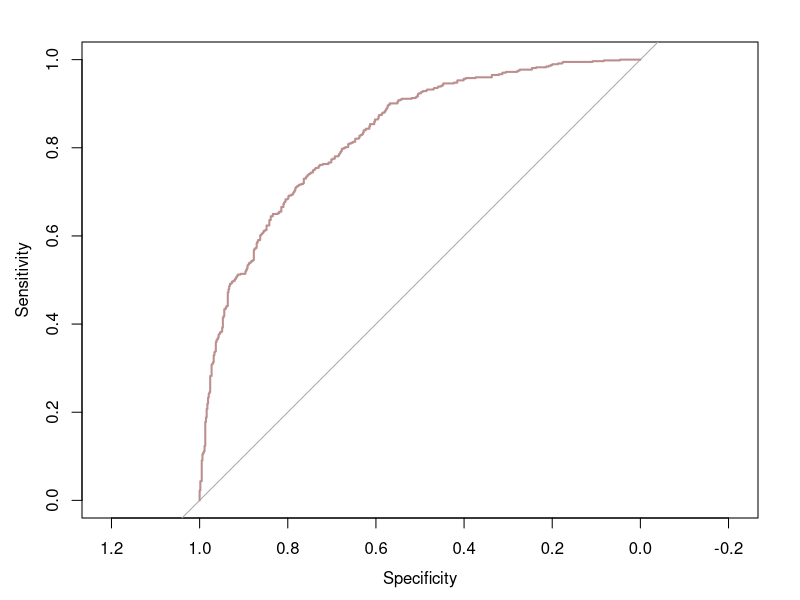
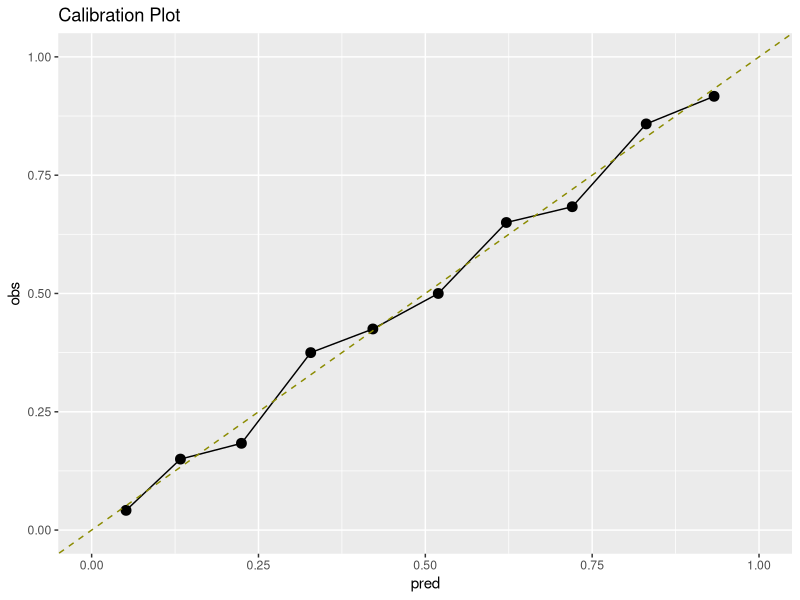
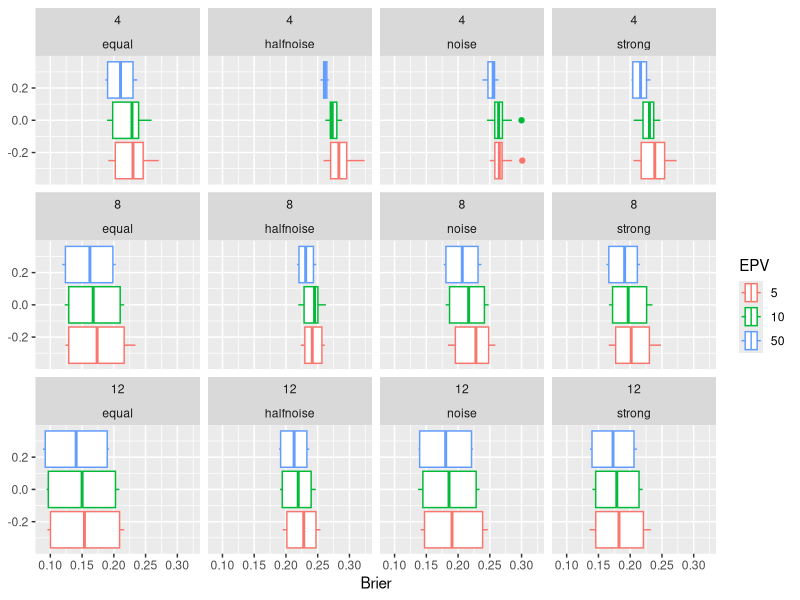

The R script that drew these images, in order: (Note: a time limit stopped this script after it produced the figures.)
## ---- chunk 1
#| echo: false
library(MASS)
library(pROC)
library(dplyr)
library(glmnet)
library(tibble)
library(ggplot2)
## ---- chunk 2
#| echo: false
# Data Simulation Function

data_simulation_function <- function(N, P, rho, beta_pattern) {
  Sigma <- matrix(rho, P, P)
  diag(Sigma) = 1
  
  X <- mvrnorm(n = N, mu = rep(0, P), Sigma = Sigma)
  
  # Set coefficients
  if (beta_pattern == "equal") {
    beta <- rep(0.5, P)
  } else if (beta_pattern == "strong") {
    beta <- c(1, rep(0.2, P-1))
  } else if (beta_pattern == "noise") {
    beta <- c(0, rep(0.3, P-1))
  } else if (beta_pattern == "halfnoise") {
    beta <- c(rep(0, P/2), rep(0.3, P/2))
  } else stop("Unknown beta pattern")
  
  eta <- X %*% beta
  p <- 1 / (1 + exp(-eta))
  
  y <- rbinom(N, 1, p)
  
  data.frame(y = y, X)
}
## ---- chunk 3
#| echo: false
# Model Fitting

model_fitting_function <- function(train_data) {
  glm(y ~ ., data = train_data, family = binomial)
}

## ---- chunk 4
#| echo: false
# Model Assessment function
model_assessment_function <- function(model, test_data) {
  probs <- predict(model, newdata = test_data, type = "response")
  
  auc_val <- auc(test_data$y, probs)
  brier <- mean((test_data$y - probs)^2)
  
  tibble(
    AUC = as.numeric(auc_val),
    Brier = brier
  )
}
## ---- chunk 5
#| echo: false
set.seed(400)
# Simulation loop

EPV_vals <- c(5, 10, 50)
event_frac <- 0.5    

P_vals <- c(4, 8, 12)
rho_vals <- c(0, 0.5)
beta_patterns <- c("equal", "strong", "noise", "halfnoise")

B <- 10  

results_list <- list()
iter <- 1

for (EPV in EPV_vals) {
  for (P in P_vals) {
    for (rho in rho_vals) {
      for (bp in beta_patterns) {
        for (b in 1:B) {
          
          # Determine sample sizes 
          N  <- ceiling((EPV * P) / event_frac)
          N_star <- ceiling(5000 / event_frac)   
          
          # Training data 
          train_data <- data_simulation_function(N, P, rho, bp)
          
          # Test data
          test_data  <- data_simulation_function(N_star, P, rho, bp)
          
          # fit model
          fit_model <- model_fitting_function(train_data)
          
          # evaluate model
          metrics <- model_assessment_function(fit_model, test_data)
          
          metrics$model <- "MLE"  
          
          # metadata
          metrics <- metrics %>%
            mutate(
              model = "MLE",
              EPV = EPV,
              P = P,
              rho = rho,
              beta_pattern = bp,
              sim = b
            )
          
          # results
          results_list[[iter]] <- metrics
          iter <- iter + 1
        }
      }
    }
  }
}
results_df <- dplyr::bind_rows(results_list); results_df
## ---- chunk 6
#| echo: false
roc_obj <- roc(train_data$y, predict(fit_model, type="response"))
plot(roc_obj, col="rosybrown", lwd=2)
## ---- chunk 7
library(ggplot2)

cal_df <- train_data %>%
  mutate(prob = predict(fit_model, type="response"),
         decile = ntile(prob, 10)) %>%
  group_by(decile) %>%
  summarize(obs = mean(y), pred = mean(prob))

ggplot(cal_df, aes(pred, obs)) +
  geom_point(size = 3) +
  geom_line() +
  geom_abline(slope = 1, intercept = 0, color = "yellow4", lty = 2) +
  ylim(0,1) + xlim(0,1) +
  ggtitle("Calibration Plot")
## ---- chunk 8
library(ggplot2)
library(tidyverse)
rf_extra <- read.csv("simulations_rmse_mae/random_forest_simulation_extra_values.csv")

rf_extra <- rf_extra |>
  mutate(P = factor(P),
         EPV = factor(EPV),
         beta_pattern = factor(beta_pattern))
ggplot(rf_extra) + geom_boxplot(aes(x = Brier, color = EPV)) + facet_wrap(P ~ beta_pattern)
## ---- chunk 9

## ---- chunk 10
#| echo: false
library(MASS)
library(pROC)
library(dplyr)
library(glmnet)
library(tibble)
library(ggplot2)
## ---- chunk 11
#| echo: false
simulate_logit <- function(N, P, rho, beta_pattern) {
  Sigma <- matrix(rho, P, P)
  diag(Sigma) <- 1
  
  X <- mvrnorm(n = N, mu = rep(0, P), Sigma = Sigma)
  
  if (beta_pattern == "equal") {
    beta <- rep(0.5, P)
  } else if (beta_pattern == "strong") {
    beta <- c(1.0, rep(0.2, P-1))
  } else if (beta_pattern == "noise") {
    beta <- c(0, rep(0.3, P-1))
  } else if (beta_pattern == "halfnoise") {
    beta <- c(rep(0, P/2), rep(0.3, P/2))
  } else {
    stop("Unknown beta pattern")
  }
  
  eta <- X %*% beta
  pi  <- 1/(1 + exp(-eta))
  y <- rbinom(N, 1, pi)
  
  data.frame(y = y, X)
}
## ---- chunk 12
#| echo: false
fit_logistic_mle <- function(dat) {
  glm(y ~ ., data = dat, family = binomial)
}

evaluate_mle_model <- function(fit, dat) {
  probs <- predict(fit, type = "response")
  auc_val <- auc(dat$y, probs)
  brier <- mean((dat$y - probs)^2)
  
  tibble(AUC = as.numeric(auc_val), Brier = brier, lambda = NA)
}
## ---- chunk 13
#| echo: false
fit_logistic_ridge <- function(dat) {
  X <- as.matrix(dat[, -1])
  y <- dat$y
  
  cv.glmnet(x = X, y = y, alpha = 0, family = "binomial")
}

evaluate_ridge_model <- function(cvfit, dat) {
  X <- as.matrix(dat[, -1])
  y <- dat$y
  
  probs <- predict(cvfit, newx = X, type = "response", s = "lambda.min")
  
  auc_val <- auc(y, probs)
  brier <- mean((y - probs)^2)
  
  tibble(
    AUC = as.numeric(auc_val),
    Brier = brier,
    lambda = cvfit$lambda.min
  )
}
## ---- chunk 14
#| echo: false
set.seed(400)

EPV_vals <- c(5, 10, 50)
event_frac <- 0.5    # FIXED

P_vals <- c(4, 8, 12)
rho_vals <- c(0, 0.5)
beta_patterns <- c("equal", "strong", "noise", "halfnoise")

B <- 10  # number of Monte Carlo repetitions

all_results <- list()
iter <- 1

for (EPV in EPV_vals) {
  for (P in P_vals) {
    for (rho in rho_vals) {
      for (bp in beta_patterns) {
        for (b in 1:B) {
          
          # Determine total sample size
          N <- ceiling((EPV * P) / event_frac)
          
          # Simulate dataset
          dat <- simulate_logit(N, P, rho, bp)
          
          ### MLE ###
          fit_mle <- fit_logistic_mle(dat)
          eval_mle <- evaluate_mle_model(fit_mle, dat)
          eval_mle$model <- "MLE"
          
          ### Ridge ###
          fit_ridge <- fit_logistic_ridge(dat)
          eval_ridge <- evaluate_ridge_model(fit_ridge, dat)
          eval_ridge$model <- "Ridge"
          
          ### Store combined ###
          combined <- bind_rows(eval_mle, eval_ridge) %>%
            mutate(
              EPV = EPV,
              P = P,
              rho = rho,
              beta_pattern = bp,
              sim = b
            )
          
          all_results[[iter]] <- combined
          iter <- iter + 1
        }
      }
    }
  }
}

results_df <- bind_rows(all_results)
## ---- chunk 15
#| echo: false
summary_df <- results_df %>%
  group_by(model, EPV, P, rho, beta_pattern) %>%
  summarise(
    mean_AUC = mean(AUC),
    sd_AUC = sd(AUC),
    mean_Brier = mean(Brier),
    sd_Brier = sd(Brier),
    mean_lambda = mean(lambda, na.rm = TRUE),
    .groups = "drop"
  )

knitr::kable(summary_df, digits = 3)
## ---- chunk 16
library(knitr)
include_graphics("images/fig2_boxplots_article.jpg")
## ---- chunk 17
ridge_extra <- read.csv("simulations_rmse_mae/ridge_simulation_extra_values.csv")
mle_extra <- read.csv("simulations_rmse_mae/mle_simulation_extra_values.csv")
rf_extra <- read.csv("simulations_rmse_mae/random_forest_simulation_extra_values.csv")
rf_extra$model <- "Random Forest"
mle_extra$model <- "ML"

combined_metrics <- rbind(ridge_extra, mle_extra)
combined_metrics <- rbind(combined_metrics, rf_extra)

fig2 <- combined_metrics |> pivot_longer(cols = c(rMPSE, MAPE, Brier), 
                                         names_to = "measure",
                                         values_to = "value") |>
  mutate(measure = factor(measure, level = c("rMPSE", "MAPE", "Brier")),
         model = factor(model, level = c("Ridge", "ML", "Random Forest")))

ggplot(fig2) + 
  geom_boxplot(aes(x = model, y = value)) + 
  facet_wrap(measure ~ EPV, scale = "free") +
  theme(axis.text.x = element_text(angle = 45, hjust = 1)) +
  labs(x = "", y = "", caption = "predictor selection strategies perform worse")
## ---- chunk 18
include_graphics("images/fig3_heatmap_article.jpg")
## ---- chunk 19
fig3 <- combined_metrics  |>
  mutate(model = factor(model, level = c("Ridge", "ML", "Random Forest")),
         P = factor(P),
        "Predictor effects" = factor(beta_pattern, level = c("equal", "strong","noise", "halfnoise")),
        "Dist. Predictors" = factor(rho))|> 
  pivot_longer(cols = c(P, "Predictor effects", "Dist. Predictors"), 
                             names_to = "parameter",
                            values_to = "stage") #|>
  #mutate(parameter = factor(measure, level = c("P", "Dist. Predictors", "Predictor effects")))
ggplot(fig3) + 
  geom_tile(aes(x = stage, y = model, fill = rMPSE))+ 
  scale_fill_distiller(palette = "RdYlGn") +
  facet_wrap( ~ parameter, scales = "free") +
  theme(axis.text.x = element_text(angle = 45, hjust = 1))
ggplot(fig3) + 
  geom_tile(aes(x = stage, y = model, fill = MAPE))+ 
  scale_fill_distiller(palette = "RdYlGn") +
  facet_wrap( ~ parameter, scales = "free") +
  theme(axis.text.x = element_text(angle = 45, hjust = 1))
## ---- chunk 20
#| echo: false
ggplot(summary_df,
       aes(x = factor(P),
           y = mean_AUC,
           color = factor(rho),
           group = factor(rho))) +
  geom_point(size = 2.8) +
  geom_line(linewidth = 0.8) +
  geom_ribbon(aes(ymin = mean_AUC - sd_AUC,
                  ymax = mean_AUC + sd_AUC,
                  fill = factor(rho)),
              alpha = 0.25,
              color = NA) +
  facet_grid(model ~ beta_pattern) +
  labs(
    title = "AUC: MLE vs Ridge",
    x = "Number of Predictors (P)",
    y = "Mean AUC",
    color = "Correlation (rho)",
    fill  = "Correlation (rho)"
  ) +
  theme_minimal(base_size = 14)
